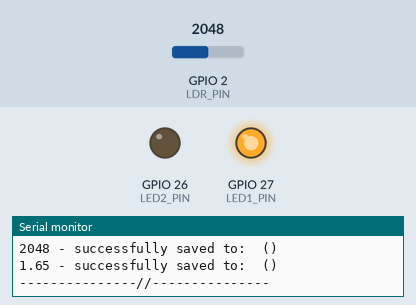
Simulated run of this sketch. Board: ESP32. Shown: output pins drawn as LEDs (lit = HIGH), the last lines printed to the serial monitor. Inputs (shaded band) come from the test bench; at power-on: GPIO 2 (LDR_PIN) = 2048 (analog values on the 0–4095 scale). WiFi joins after 1.5 s; servers stay silent unless stated.

Above: at 2.7 s.
2.8 s: GPIO 2 (LDR_PIN) set to 159
4.3 s: GPIO 2 (LDR_PIN) set to 136
At 6.0 s:
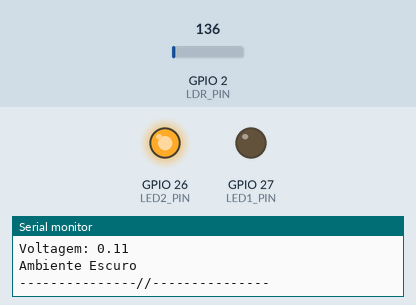
6.3 s: GPIO 2 (LDR_PIN) set to 491
At 7.7 s:
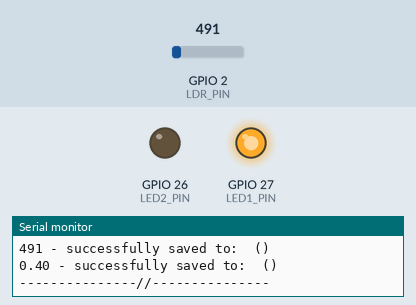
8.3 s: GPIO 2 (LDR_PIN) set to 110
At 9.6 s:
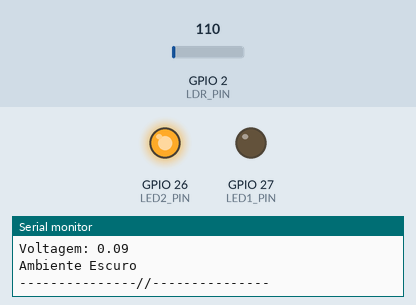
Timing chart, 0 to 11.3 s (numbered marks = the images above; inputs shaded):
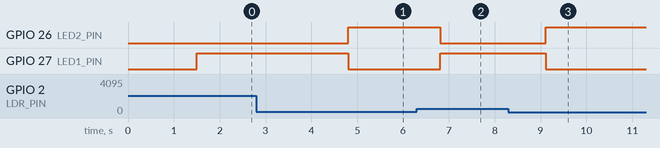

The sketch:

led-e-ldr-china.ino
```cpp
// Link do Firebase
// https://ldr-2leds-default-rtdb.firebaseio.com/

// Bibliotecas
#include <WiFi.h>
#include <FirebaseESP32.h>

#define WIFI_SSID "Casa"
#define WIFI_PASSWORD "Rebecca2006"
#define DATABASE_URL "https://ldr-2leds-default-rtdb.firebaseio.com/"
#define DATABASE_SECRET "5MCZ3qlKEx31cOUzv262RSIfSz7dEeuAssoYIcHk"

#define LDR_PIN 2 // Mudando para um pino ADC padrão
// Light dependent resistor
#define LED1_PIN 27
// LED verde
#define LED2_PIN 26
// LED vermelho

FirebaseData fbdo;
FirebaseAuth auth;
FirebaseConfig config;

unsigned long sendDataPrevMillis = 0;
int ldrData = 0;
float voltage = 0.0;

void setup() {
  Serial.begin(115200);
  WiFi.begin(WIFI_SSID, WIFI_PASSWORD);
  Serial.print("Conectando na rede");
  while (WiFi.status() != WL_CONNECTED) {
    Serial.print(".");
    delay(300);
  }
  Serial.println();
  Serial.print("Conectado com IP: ");
  Serial.println(WiFi.localIP());
  Serial.println();

  config.database_url = DATABASE_URL;
  config.signer.tokens.legacy_token = DATABASE_SECRET;

  Firebase.begin(&config, &auth);
  Firebase.reconnectWiFi(true);

  // Inicializar o ADC
  analogReadResolution(12); // Definir resolução de leitura do ADC (pode variar dependendo da placa)
  analogSetPinAttenuation(LDR_PIN, ADC_11db); // Definir atenuação do ADC para 11dB (máxima faixa de tensão)

  // Definir pinos dos LEDs como saída
  pinMode(LED1_PIN, OUTPUT);
  pinMode(LED2_PIN, OUTPUT);

  // Definir pino do LDR como entrada
  pinMode(LDR_PIN, INPUT);

  // Inicializa os LEDs como desligados
  digitalWrite(LED1_PIN, LOW);
  digitalWrite(LED2_PIN, LOW);
}

void loop() {
  int ldrData = analogRead(LDR_PIN);
  voltage = (float)ldrData * 3.3 / 4095; // Calcular a tensão com base na leitura do ADC

  Serial.print("LDR Data: ");
  Serial.println(ldrData);
  Serial.print("Voltagem: ");
  Serial.println(voltage);

  // Determina se o ambiente está claro ou escuro
  if (ldrData < 150) {
    digitalWrite(LED1_PIN, LOW); // Liga o LED1 (ambiente escuro)
    digitalWrite(LED2_PIN, HIGH); // Desliga o LED2
    Serial.println("Ambiente Escuro");
  } else {
    digitalWrite(LED1_PIN, HIGH); // Desliga o LED1
    digitalWrite(LED2_PIN, LOW); // Liga o LED2 (ambiente claro)
    Serial.println("Ambiente Claro");
  }

  // Enviar dados ao Firebase a cada 5 segundos
  if (Firebase.ready() && (millis() - sendDataPrevMillis > 5000 || sendDataPrevMillis == 0)) {
    sendDataPrevMillis = millis();

    // Enviar dados ao Firebase
    if (Firebase.setInt(fbdo, "/caixa/luz", ldrData)) {
      Serial.println();
      Serial.print(ldrData);
      Serial.print(" - successfully saved to: " + fbdo.dataPath());
      Serial.println(" (" + fbdo.dataType() + ")");
    } else {
      Serial.println("FALHA: " + fbdo.errorReason());
    }

    if (Firebase.setFloat(fbdo, "/caixa/voltagem", voltage)) {
      Serial.println();
      Serial.print(voltage);
      Serial.print(" - successfully saved to: " + fbdo.dataPath());
      Serial.println(" (" + fbdo.dataType() + ")");
    } else {
      Serial.println("FALHA: " + fbdo.errorReason());
    }
  }

  Serial.println("---------------//---------------");
  delay(1000);
}
```

Measured:
- the behaviour switches between 150 and 149 on GPIO 2 (LDR_PIN) (found by bisection; images 0 and 1)
- after the input at 4.3 s, GPIO 26 (LED2_PIN): LOW → HIGH after 0.51 s; GPIO 27 (LED1_PIN): HIGH → LOW after 0.51 s
- after the input at 6.3 s, GPIO 26 (LED2_PIN): HIGH → LOW after 0.51 s; GPIO 27 (LED1_PIN): LOW → HIGH after 0.51 s
- after the input at 8.3 s, GPIO 26 (LED2_PIN): LOW → HIGH after 0.82 s; GPIO 27 (LED1_PIN): HIGH → LOW after 0.82 s
